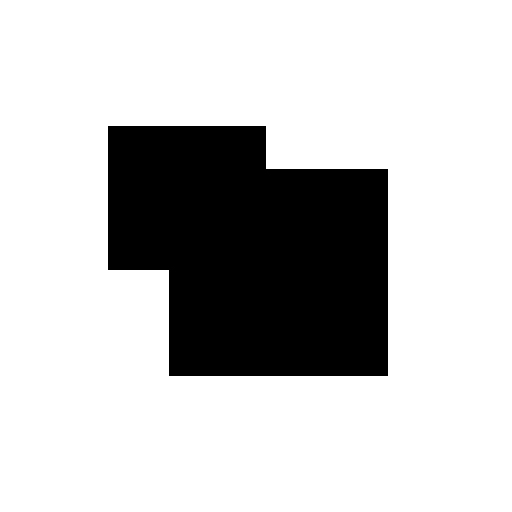
#> input picture data/CornerTest.jpg, 512 x 512 px; the run also reads 2 pictures not shown here
$ jupyter execute --allow-errors Ch8_Image_feature_detection.ipynb   (older library calls are emulated)
#> lines starting #> are read from the running program, lines starting #| are printed output that depends on the picture; after the words box and inside, x2 and y2 are one past the last pixel; in counts of white or black regions, pixels touching at a corner belong together; long printed decimals are rounded
## 1. Corner point detection

### 1.1 cv2.preCornerDetect()

[cell 1]
import cv2
import numpy as np
#1
def findLocalMaxima(src):
    kernel= cv2.getStructuringElement(shape=cv2.MORPH_RECT, ksize=(11,11))
    dilate = cv2.dilate(src,kernel)# local max if kernel=None, 3x3
    localMax = (src == dilate)

    erode = cv2.erode(src,kernel) #  local min if kernel=None, 3x3
    localMax2 = src > erode
    localMax &= localMax2
    points = np.argwhere(localMax == True)
    points[:,[0, 1]] = points[:,[1, 0]] # switch x, y
    return points

#2
src = cv2.imread('./data/CornerTest.jpg')
#> src is the input picture: shape (512, 512, 3); min 0, max 255, mean 198.3
gray = cv2.cvtColor(src, cv2.COLOR_BGR2GRAY)
res = cv2.preCornerDetect(gray, ksize=3)
ret, res2 = cv2.threshold(np.abs(res), 0.1, 0, cv2.THRESH_TOZERO)
corners = findLocalMaxima(res2)
#> in findLocalMaxima, `localMax = (src == dilate)`:
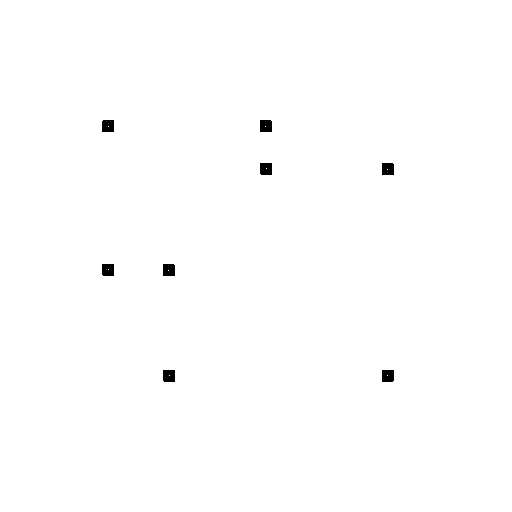
#> localMax: shape (512, 512) bool; 99.6% white; 8 black regions, largest, box (x1, y1, x2, y2) and area: (102, 120, 114, 132) 142, (260, 120, 272, 132) 142, (260, 163, 272, 175) 142
#> in findLocalMaxima, `points = np.argwhere(localMax == True)`: points = [[126, 108], [126, 265], [168, 266], [169, 387], [269, 108], [270, 168], [375, 169], [375, 387]]
#> corners = [[108, 126], [265, 126], [266, 168], [387, 169], [108, 269], [168, 270], [169, 375], [387, 375]]
print('corners.shape=', corners.shape)
#| corners.shape= (8, 2)

#3
dst = src.copy()
for x, y in corners:
    cv2.circle(dst, (x, y), 5, (0,0,255), 2)
#> this loop made 8 passes
#> dst: shape (512, 512, 3); 0.27% of pixels changed, all inside (x1, y1, x2, y2) = (102, 120, 394, 382)

cv2.imshow('dst',  dst)
cv2.waitKey()
cv2.destroyAllWindows()

### 1.2 cv2.cornerEigenValsAndVecs()

[cell 2]
import cv2
import numpy as np
#1
src = cv2.imread('./data/CornerTest.jpg')
gray = cv2.cvtColor(src, cv2.COLOR_BGR2GRAY)
res = cv2.cornerEigenValsAndVecs(gray, blockSize=5, ksize=3)
print('res.shape=', res.shape)
#| res.shape= (512, 512, 6)
eigen = cv2.split(res)
#> eigen = 6 items

#2
T = 0.2
ret, edge = cv2.threshold(eigen[0], T, 255, cv2.THRESH_BINARY)
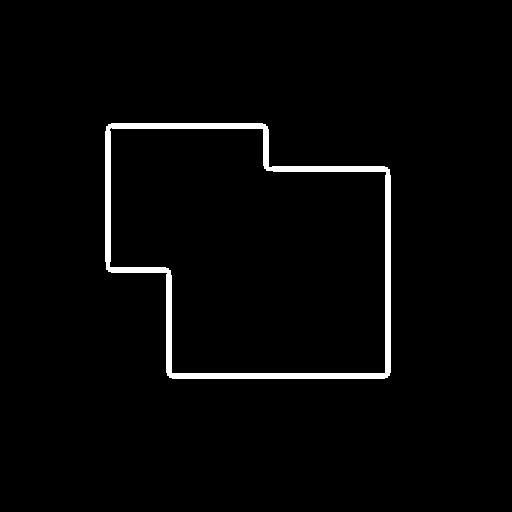
#> edge: shape (512, 512) float32; 2.4% white; 1 white region, box (x1, y1, x2, y2) and area: (105, 123, 391, 379) 6209
#> ret = 0.2
edge = edge.astype(np.uint8)

#3
corners = np.argwhere(eigen[1]>T)
#> corners = [[127, 109], [127, 264], [167, 267], [170, 386], [268, 109], [271, 167], [374, 170], [374, 386]]
corners[:,[0, 1]] = corners[:,[1, 0]] # switch x, y
print('len(corners) =', len(corners))
#| len(corners) = 8

dst = src.copy()
for x, y in corners:
    cv2.circle(dst, (x, y), 5, (0,0,255), 2)
#> this loop made 8 passes
#> (x, y) on passes 1 to 8: (109, 127), (264, 127), (267, 167), (386, 170), (109, 268), (167, 271), (170, 374), (386, 374)
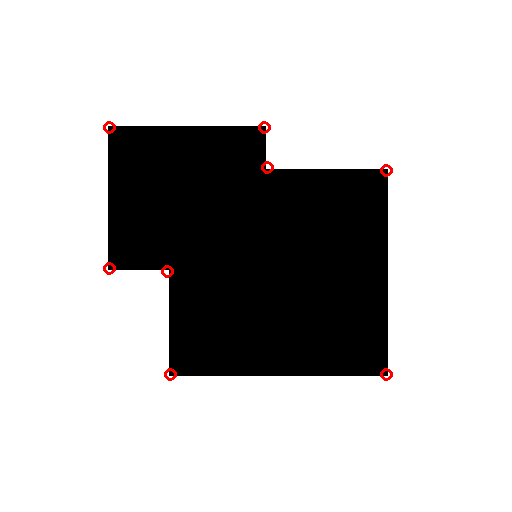
#> dst: shape (512, 512, 3); 0.27% of pixels changed, all inside (x1, y1, x2, y2) = (103, 121, 393, 381)

cv2.imshow('edge',  edge)
cv2.imshow('dst',  dst)
cv2.waitKey()
cv2.destroyAllWindows()

### 1.3 cv2.cornerMinEigenVal()

[cell 3]
import cv2
import numpy as np

#1
src = cv2.imread('./data/CornerTest.jpg')
gray = cv2.cvtColor(src, cv2.COLOR_BGR2GRAY)
eigen = cv2.cornerMinEigenVal(gray, blockSize=5)
print('eigen.shape=', eigen.shape)
#| eigen.shape= (512, 512)

#2
T = 0.2
corners  = np.argwhere(eigen> T)
corners[:,[0, 1]] = corners[:,[1, 0]] # switch x, y
print('len(corners ) =', len(corners ))
#| len(corners ) = 8
dst = src.copy()
for x, y in corners :
    cv2.circle(dst, (x, y), 3, (0,0,255), 2)
#> dst: shape (512, 512, 3); 0.18% of pixels changed, all inside (x1, y1, x2, y2) = (105, 123, 391, 379)

cv2.imshow('dst',  dst)
cv2.waitKey()
cv2.destroyAllWindows()

### 1.4 cv2.cornerHarris(), cv2.cornerSubPix()

[cell 4]
import cv2
import numpy as np

#1
def findLocalMaxima(src):
    kernel= cv2.getStructuringElement(shape=cv2.MORPH_RECT, ksize=(11,11))
    dilate = cv2.dilate(src,kernel)# local max if kernel=None, 3x3
    localMax = (src == dilate)
#> localMax: shape (512, 512) bool; 99.4% white; 8 black regions, largest, box (x1, y1, x2, y2) and area: (102, 120, 116, 134) 194, (258, 120, 272, 134) 194, (260, 161, 274, 175) 194

    erode = cv2.erode(src,kernel) #  local min if kernel=None, 3x3
    localMax2 = src > erode
#> localMax2: shape (512, 512) bool; 0.05% white; 8 white regions (8 under 20 px)
    localMax &= localMax2
#> localMax: shape (512, 512) bool; 0% white in thin lines or dots, all inside (x1, y1, x2, y2) = (109, 127, 387, 375)
    points = np.argwhere(localMax == True)
#> points has the same summary as corners outside findLocalMaxima
    points[:,[0, 1]] = points[:,[1, 0]] # switch x, y
    return points
#2
src = cv2.imread('./data/CornerTest.jpg')
gray = cv2.cvtColor(src, cv2.COLOR_BGR2GRAY)
res = cv2.cornerHarris(gray, blockSize=5, ksize=3, k=0.01)
ret, res = cv2.threshold(np.abs(res),0.02, 0, cv2.THRESH_TOZERO)
res8 = cv2.normalize(res, None, 0, 255, cv2.NORM_MINMAX, dtype=cv2.CV_8U)
cv2.imshow('res8',  res8)

corners = findLocalMaxima(res)
#> corners = [[109, 127], [264, 127], [267, 167], [386, 170], [109, 268], [167, 271], [170, 374], [386, 374]]
print('corners=', corners)
#| corners= [[109 127]
#|  [264 127]
#|  [267 167]
#|  [386 170]
#|  [109 268]
#|  [167 271]
#> (further printed lines are left out)

#3
#corners = np.float32(corners).copy()
corners = corners.astype(np.float32, order='C')
term_crit = (cv2.TERM_CRITERIA_MAX_ITER+cv2.TERM_CRITERIA_EPS, 10, 0.01)
#> term_crit = (3, 10, 0.01)
corners2 = cv2.cornerSubPix(gray, corners,(5,5),(-1,-1), term_crit)
#> corners2 = [[107.6, 125.6], [265.4, 125.6], [265.6, 168.4], [387.4, 168.6], [107.6, 269.4], [168.4, 269.6], [168.6, 375.4], [387.4, 375.4]]
print('corners2=', corners2)
#| corners2= [[107.559 125.559]
#|  [265.441  125.559]
#|  [265.559  168.442 ]
#|  [387.4408   168.559 ]
#|  [107.558 269.441 ]
#|  [168.4415   269.559 ]
#> (further printed lines are left out)

dst = src.copy()
for x, y in corners2:
    cv2.circle(dst, (x, y), 3, (0,0,255), 2)
#> this loop made 8 passes
#> dst: shape (512, 512, 3); 0.18% of pixels changed, all inside (x1, y1, x2, y2) = (103, 121, 392, 380)
cv2.imshow('dst',  dst)
cv2.waitKey()
cv2.destroyAllWindows()

### 1.5 cv2.cornerHarris(), cv2.cornerSubPix()

[cell 5]
import cv2
import numpy as np

#1
src = cv2.imread('./data/CornerTest.jpg')
gray = cv2.cvtColor(src, cv2.COLOR_BGR2GRAY)
res = cv2.cornerHarris(gray, blockSize=5, ksize=3, k=0.01)

#2
res = cv2.dilate(res, None) # 3x3 rect kernel
ret, res = cv2.threshold(res, 0.01*res.max(),255,cv2.THRESH_BINARY)
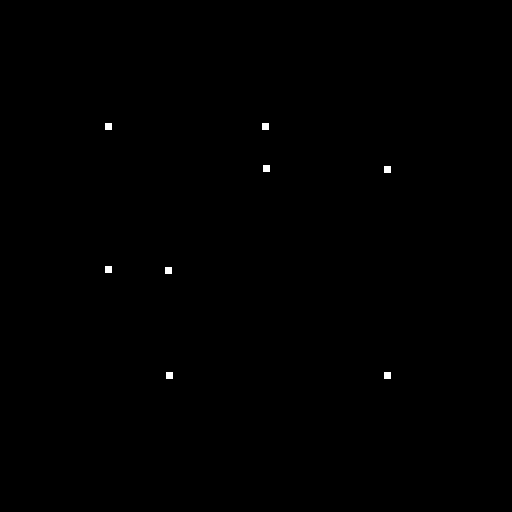
#> res: shape (512, 512) float32; 0.15% white; 8 white regions, largest, box (x1, y1, x2, y2) and area: (105, 123, 112, 130) 49, (262, 123, 269, 130) 49, (263, 165, 270, 172) 49
#> ret = 0.000791
res8 = np.uint8(res)
cv2.imshow('res8',  res8)

#3
ret, labels, stats, centroids = cv2.connectedComponentsWithStats(res8)
#> labels: shape (512, 512) int32; 9 distinct labels, from 0 to 8
#> ret = 9; stats = [[0, 0, 512, 512, 261752], [105, 123, 7, 7, 49], [262, 123, 7, 7, 49], [263, 165, 7, 7, 49], [384, 166, 7, 7, 49], [105, 266, 7, 7, 49], [165, 267, 7, 7, 49], [166, 372, 7, 7, 49], [384, 372, 7, 7, 49]]; centroids = [[255.5, 255.5], [108, 126], [265, 126], [266, 168], [387, 169], [108, 269], [168, 270], [169, 375], [387, 375]]
print('centroids.shape=', centroids.shape)
#| centroids.shape= (9, 2)
print('centroids=',centroids)
#| centroids= [[255.535 255.531]
#|  [108.         126.        ]
#|  [265.         126.        ]
#|  [266.         168.        ]
#|  [387.         169.        ]
#|  [108.         269.        ]
#> (further printed lines are left out)
centroids = np.float32(centroids)

#4
term_crit=(cv2.TERM_CRITERIA_MAX_ITER+cv2.TERM_CRITERIA_EPS,10, 0.001)
#> term_crit = (3, 10, 0.001)
corners = cv2.cornerSubPix(gray, centroids, (5,5), (-1,-1), term_crit)
#> corners = [[255.5, 255.5], [107.6, 125.6], [265.4, 125.6], [265.6, 168.4], [387.4, 168.6], [107.6, 269.4], [168.4, 269.6], [168.6, 375.4], [387.4, 375.4]]
print('corners=',corners)
#| corners= [[255.535  255.531 ]
#|  [107.558  125.559 ]
#|  [265.442  125.558 ]
#|  [265.558  168.443 ]
#|  [387.442  168.558 ]
#|  [107.557 269.442 ]
#> (further printed lines are left out)

#5
dst = src.copy()
for x, y in corners[1:]:
    cv2.circle(dst, (x, y), 5, (0,0,255), 2)
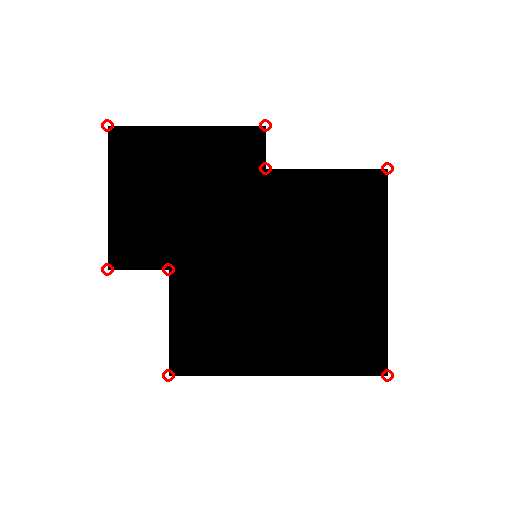
#> dst: shape (512, 512, 3); 0.27% of pixels changed, all inside (x1, y1, x2, y2) = (101, 119, 394, 382)

cv2.imshow('dst',  dst)
cv2.waitKey()
cv2.destroyAllWindows()

### 1.6 cv2.goodFeaturesToTrack()

[cell 6]
import cv2
import numpy as np

#1
src = cv2.imread('./data/CornerTest.jpg')
gray = cv2.cvtColor(src, cv2.COLOR_BGR2GRAY)

#K = 5
K = 10
corners = cv2.goodFeaturesToTrack(gray, maxCorners=K,
              qualityLevel=0.05, minDistance=10)
#> corners = [[387, 375], [169, 375], [265, 126], [168, 270], [266, 168], [387, 169], [108, 269], [108, 126]]
print('corners.shape=',corners.shape)
#| corners.shape= (8, 1, 2)
print('corners=',corners)
#| corners= [[[387. 375.]]
#|  [[169. 375.]]
#|  [[265. 126.]]
#|  [[168. 270.]]
#|  [[266. 168.]]
#|  [[387. 169.]]
#> (further printed lines are left out)

#2
corners2 = cv2.goodFeaturesToTrack(gray, maxCorners=K,
               qualityLevel=0.05, minDistance=10,
               useHarrisDetector=True, k=0.04)
#> corners2 = [[387, 375], [169, 375], [265, 126], [387, 169], [108, 269], [266, 168], [168, 270], [108, 126]]
print('corners2.shape=',corners2.shape)
#| corners2.shape= (8, 1, 2)
print('corners2=',corners2)
#| corners2= [[[387. 375.]]
#|  [[169. 375.]]
#|  [[265. 126.]]
#|  [[387. 169.]]
#|  [[108. 269.]]
#|  [[266. 168.]]
#> (further printed lines are left out)

#3
dst = src.copy()
corners = corners.reshape(-1, 2)
for x, y in corners:
    cv2.circle(dst, (x, y), 5, (0,0,255), -1)
#> this loop made 8 passes
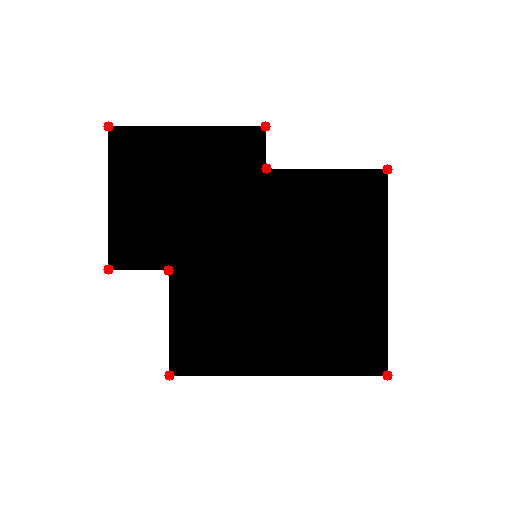
#> dst: shape (512, 512, 3); 0.25% of pixels changed, all inside (x1, y1, x2, y2) = (103, 121, 393, 381)

corners2 = corners2.reshape(-1, 2)
for x, y in corners2:
    cv2.circle(dst, (x, y), 5, (255,0,0), 2)
#> this loop made 8 passes
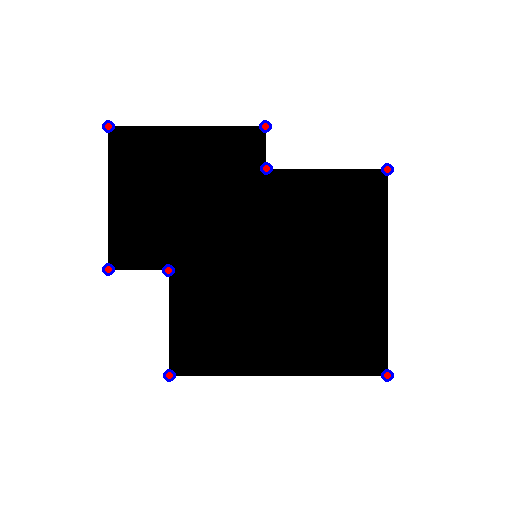
#> dst: shape (512, 512, 3); 0.27% of pixels changed, all inside (x1, y1, x2, y2) = (102, 120, 394, 382)

cv2.imshow('dst',  dst)
cv2.waitKey()
cv2.destroyAllWindows()

## 2. Chessboard pattern corner point detection

### 2.1 cv2.findChessboardCorners()

[cell 7]
import cv2
import numpy as np

#1
src = cv2.imread('./data/chessBoard.jpg')
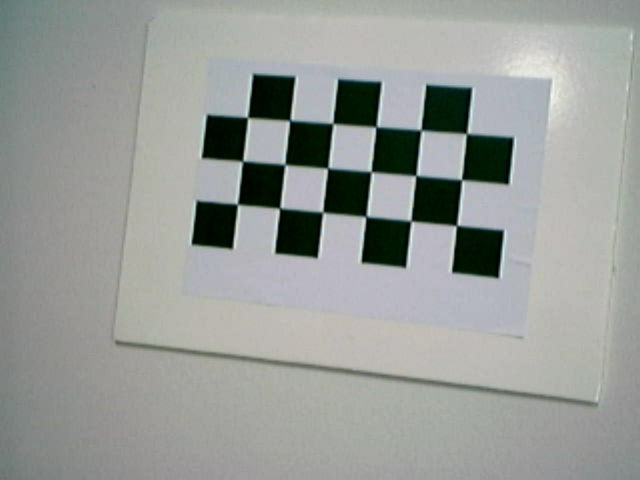
#> input picture data/chessBoard.jpg, 640 x 480 px
#> src is the input picture: shape (480, 640, 3); mean B, G, R 152.2, 155.6, 152.1
gray = cv2.cvtColor(src, cv2.COLOR_BGR2GRAY)
#> gray: shape (480, 640)
patternSize = (6, 3)
found, corners = cv2.findChessboardCorners(src, patternSize)
#> found = True; corners = 18 rows, first 8: [455.3, 226.5], [409.4, 219.8], [367.7, 215.4], [324.2, 213.2], [278.3, 209.7], [238.2, 205.5], [460.6, 178.8], [414.6, 176.8]
print('corners.shape=', corners.shape)
#| corners.shape= (18, 1, 2)

#2
term_crit=(cv2.TERM_CRITERIA_EPS+cv2.TERM_CRITERIA_MAX_ITER, 10, 0.01)
#> term_crit = (3, 10, 0.01)
corners2 = cv2.cornerSubPix(gray, corners, (5,5), (-1,-1), term_crit)
#> corners2 = 18 rows, first 8: [456.6, 225.5], [410.9, 220.9], [366, 216.4], [322.8, 212.1], [279.6, 208.1], [237.4, 204.2], [461.5, 179.7], [415.8, 175.5]

#3
dst = src.copy()
cv2.drawChessboardCorners(dst, patternSize, corners2, found)
#> dst: shape (480, 640, 3)

cv2.imshow('dst',  dst)
cv2.waitKey()
cv2.destroyAllWindows()

### 2.2 cv2.findCirclesGrid(): Circle pattern center point detection

[cell 8]
import cv2
import numpy as np

#1
src = cv2.imread('./data/circleGrid.jpg')
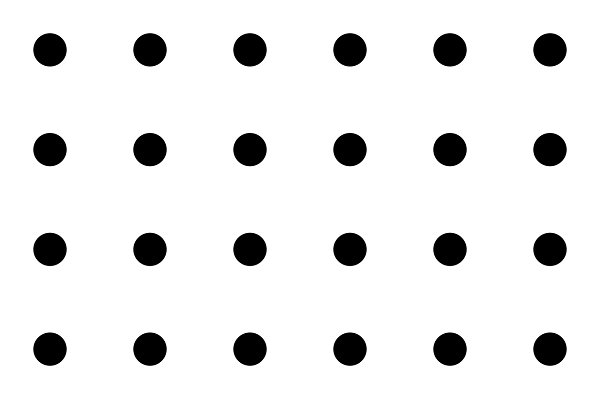
#> input picture data/circleGrid.jpg, 600 x 399 px
#> src is the input picture: shape (399, 600, 3); min 0, max 255, mean 232.7
gray = cv2.cvtColor(src, cv2.COLOR_BGR2GRAY)
#> gray: shape (399, 600)
patternSize = (6, 4)
found, centers = cv2.findCirclesGrid(src, patternSize)
#> centers = 24 rows, first 8: [49.49, 49.37], [149.5, 49.36], [249.5, 49.37], [349.5, 49.37], [449.5, 49.36], [549.5, 49.37], [49.5, 149.1], [149.5, 149.1]
print('centers.shape=', centers.shape)
#| centers.shape= (24, 1, 2)

#2
term_crit=(cv2.TERM_CRITERIA_EPS+cv2.TERM_CRITERIA_MAX_ITER, 10, 0.01)
centers2 = cv2.cornerSubPix(gray, centers, (5,5), (-1,-1), term_crit)
#> centers2 has the same summary as centers

#3
dst = src.copy()
cv2.drawChessboardCorners(dst, patternSize, centers2, found)
#> dst: shape (399, 600, 3)

cv2.imshow('dst',  dst)
cv2.waitKey()
cv2.destroyAllWindows()

## 3. Image moments

### 3.1 cv2.moments()

[cell 9]
import cv2
import numpy as np

#1
src = cv2.imread('./data/momentTest.jpg')
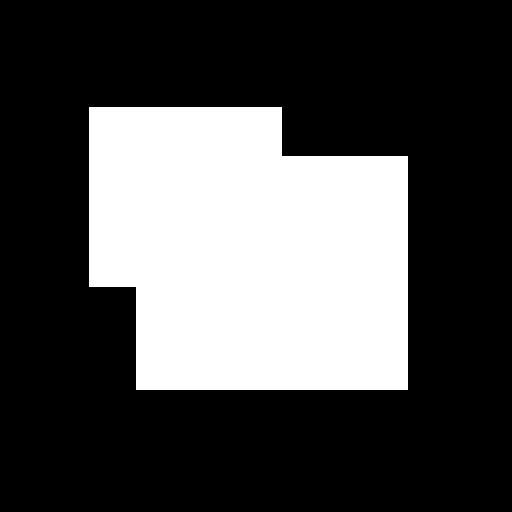
#> input picture data/momentTest.jpg, 512 x 512 px
#> src is the input picture: shape (512, 512, 3); min 0, max 255, mean 77.1
gray = cv2.cvtColor(src, cv2.COLOR_BGR2GRAY)
#> gray: shape (512, 512)
#> (the rest of the program and of its run is left out)
